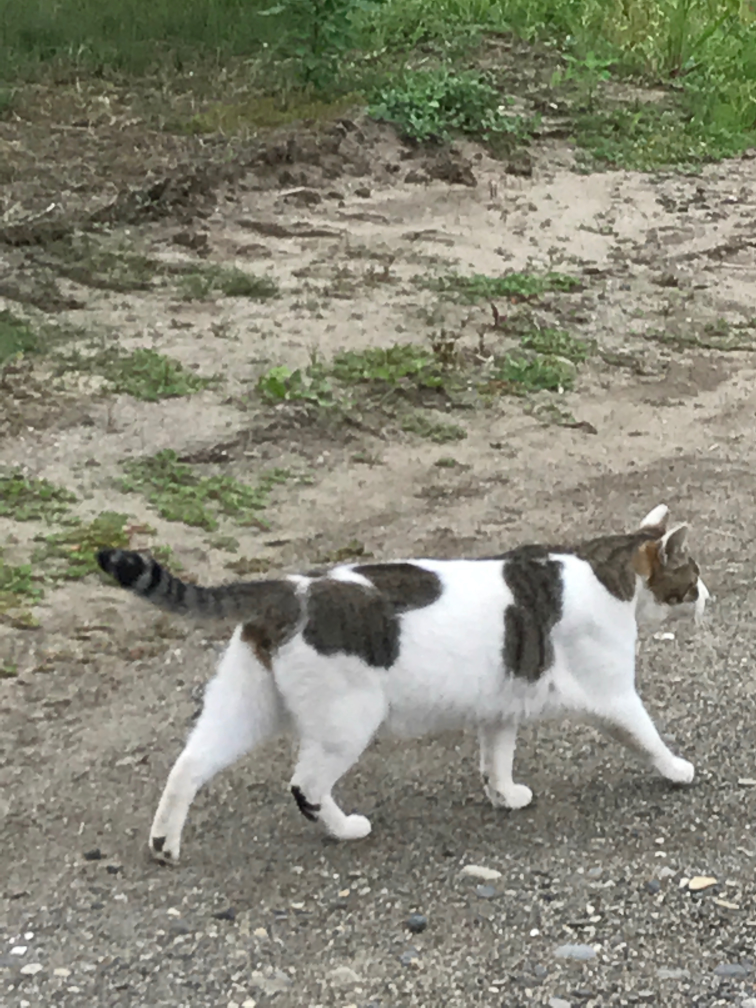
#> input picture source/cleansing_data/sample.JPG, 3024 x 4032 px, found by its file name (shown at 1/4 size)
$ python image_resize.py
#> lines starting #> are read from the running program, lines starting #| are printed output that depends on the picture
import numpy as np
import cv2

img = cv2.imread(
    "C:/Users/samsung-user/Documents/Deep_learning_textbooks/source/cleansing_data/sample.JPG"
)
#> img is the input picture: shape (4032, 3024, 3); mean B, G, R 118.5, 134.3, 134.7
size = img.shape
#> size = (4032, 3024, 3)

# 트리밍: 이미지의 일부를 잘라내는 작업
# 리사이즈는 이미지의 크기를 변경(확대, 축소)하는 작업

trim_img = img[: size[0] // 2, : size[1] // 3]
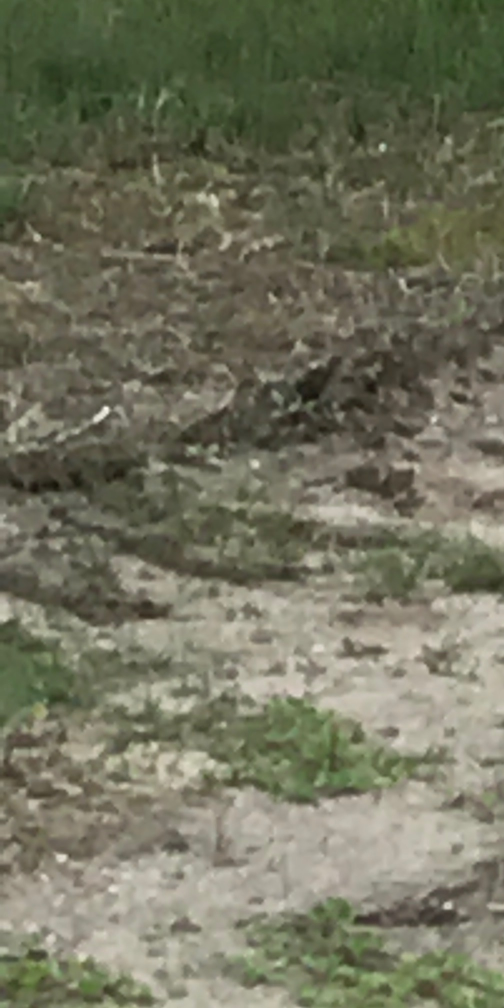
#> trim_img: shape (2016, 1008, 3) (shown at 1/2 size); mean B, G, R 94.3, 114.7, 114.1

cv2.imwrite(
    "C:/Users/samsung-user/Documents/Deep_learning_textbooks/OpenCV/img/trimming.jpg",
    trim_img,
)

resize_img = cv2.resize(trim_img, (trim_img.shape[1] * 2, trim_img.shape[0] * 2))

cv2.imwrite(
    "C:/Users/samsung-user/Documents/Deep_learning_textbooks/OpenCV/img/resize.jpg",
    resize_img,
)

img1 = cv2.imread(
    "C:/Users/samsung-user/Documents/Deep_learning_textbooks/OpenCV/img/trimming.jpg"
)
img2 = cv2.imread(
    "C:/Users/samsung-user/Documents/Deep_learning_textbooks/OpenCV/img/resize.jpg"
)
# print("trimming.jpg size:", img1.shape)
# print("resize.jpg size:", img2.shape)

# 연습 문제

# sample.jpg의 폭과 높이를 각각 1/3로 리사이즈

practice_img = cv2.resize(img, (img.shape[1] // 3, img.shape[0] // 3))

cv2.imwrite(
    "C:/Users/samsung-user/Documents/Deep_learning_textbooks/OpenCV/img/Practice_img.jpg",
    practice_img,
)

img3 = cv2.imread(
    "C:/Users/samsung-user/Documents/Deep_learning_textbooks/OpenCV/img/Practice_img.jpg"
)
print("Practice_img size:", img3.shape)
#| Practice_img size: (1344, 1008, 3)
